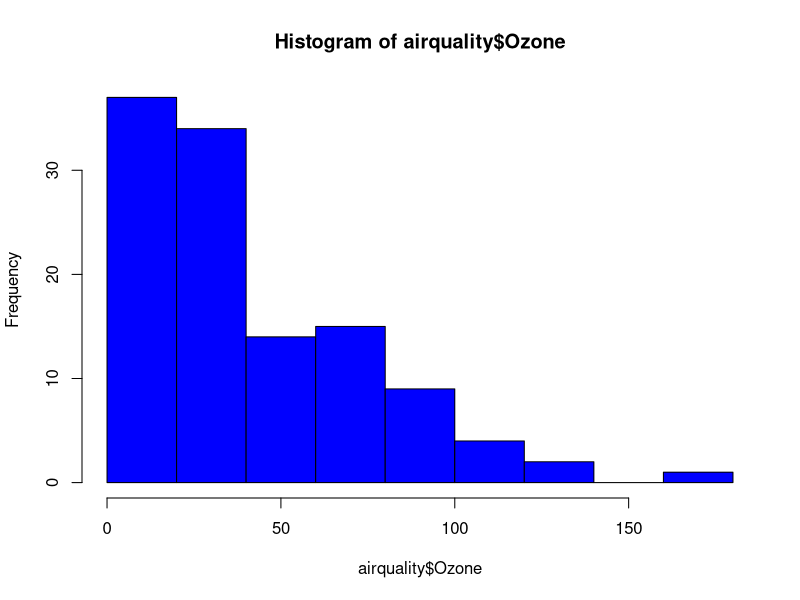
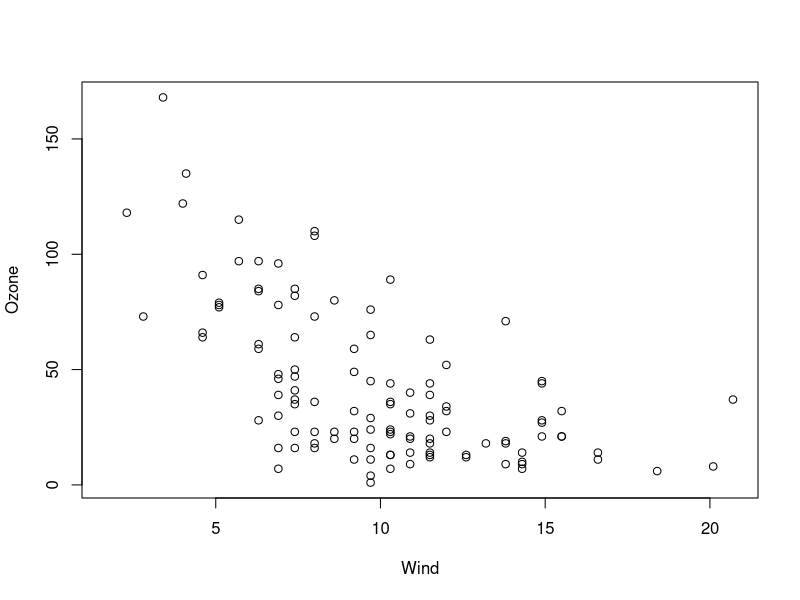
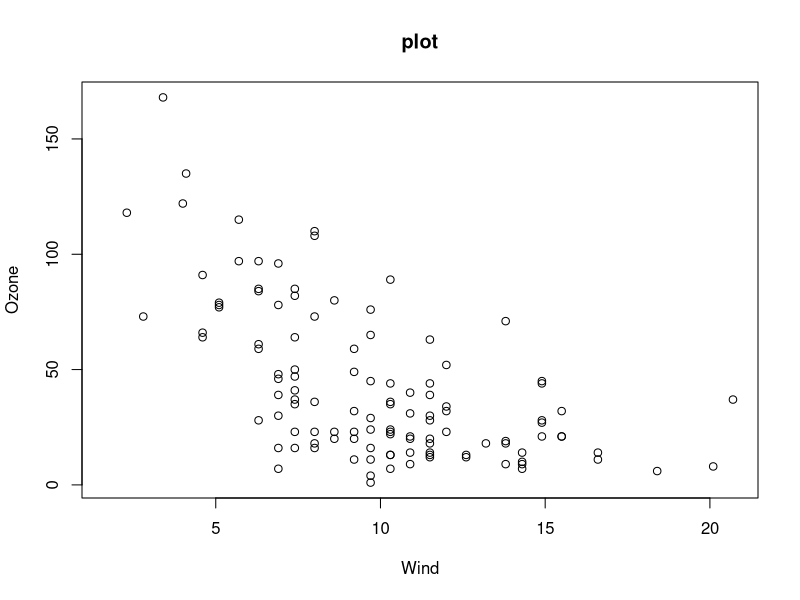

Generate these figures, in order, with R:

library(datasets)
hist(airquality$Ozone,col="blue")

library(datasets)
with(airquality, plot(Wind, Ozone))


pdf("plotwindozone.pdf")
with(airquality, plot(Wind, Ozone))
title(main= "plot")
dev.off()